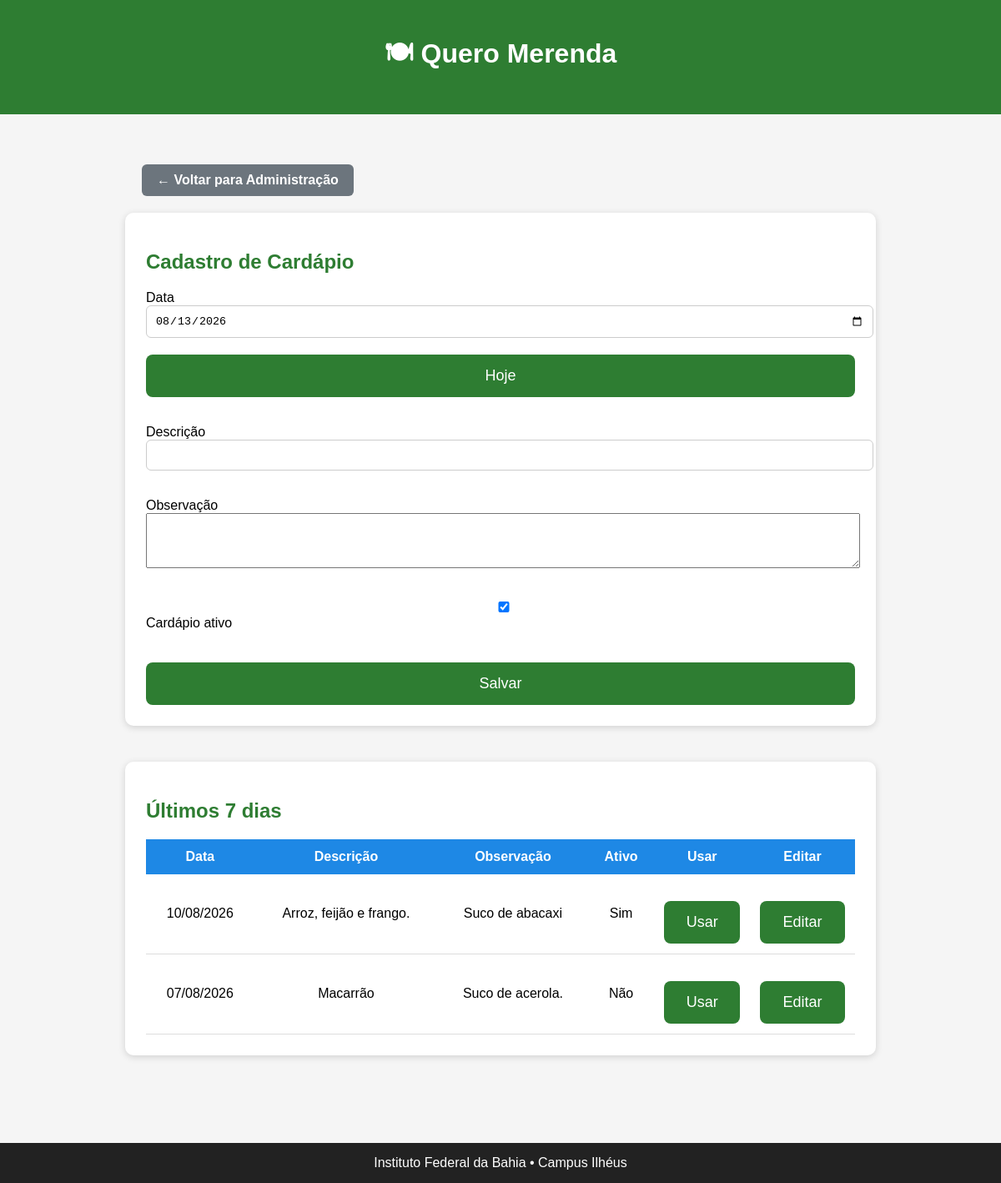
The page /cardapio/ (signed in) on the database its author committed.
### merenda/models.py (models this page shows, shortened)
class Cardapio(models.Model):
    data = models.DateField()
    descricao = models.CharField(
        max_length=200
    )
    observacao = models.TextField(
        blank=True
    )
    ativo = models.BooleanField(
        default=True
    )

### merenda/views.py (the view, shortened to what this page needs)
@login_required
def cardapio(request):
    hoje = date.today()
    ultimos_cardapios = Cardapio.objects.filter(
        data__gte=hoje - timedelta(days=6)
    ).order_by("-data")
    contexto = {
        "hoje": hoje,
        "ultimos_cardapios": ultimos_cardapios
    }
    return render(
        request,
        "merenda/cardapio.html",
        contexto
    )

### merenda/templates/merenda/cardapio.html (shortened to what this page needs)
{% extends "merenda/base.html" %}
{% block conteudo %}
<a
    href="{% url 'administracao' %}"
    class="botao-voltar"
>
    ← Voltar para Administração
</a>
<div class="card">
    <h2>Cadastro de Cardápio</h2>
    <form method="POST">
        <div>
            <label>Data</label>
            <input
                type="date"
                id="data"
                name="data"
                value="{{ hoje|date:'Y-m-d' }}"
            >
            <button
                type="button"
                id="btn-hoje"
            >
                Hoje
            </button>
        </div>
        <br>
        <div>
            <label>Descrição</label>
            <input
                type="text"
                id="descricao"
                name="descricao"
                style="width:100%;"
                required
            >
        </div>
        <br>
        <div>
            <label>Observação</label>
            <textarea
                id="observacao"
                name="observacao"
                rows="4"
                style="width:100%;"
            ></textarea>
        </div>
        <br>
        <div>
            <label>
                <input
                    type="checkbox"
                    id="ativo"
                    name="ativo"
                    checked
                >
                Cardápio ativo
            </label>
        </div>
        <br>
        <button type="submit">
            Salvar
        </button>
    </form>
</div>
<br>
<div class="card">
    <h2>Últimos 7 dias</h2>
    <table>
        <thead>
            <tr>
                <th>Data</th>
                <th>Descrição</th>
                <th>Observação</th>
                <th>Ativo</th>
                <th>Usar</th>
                <th>Editar</th>
            </tr>
        </thead>
        <tbody>
        {% for cardapio in ultimos_cardapios %}
            <tr>
                <td>{{ cardapio.data|date:"d/m/Y" }}</td>
                <td>{{ cardapio.descricao }}</td>
                <td>{{ cardapio.observacao }}</td>
                <td>
                    {% if cardapio.ativo %}
                        Sim
                    {% else %}
                        Não
                    {% endif %}
                </td>
                <td>
                    <button
                        type="button"
                        class="btn-usar"
                        data-descricao="{{ cardapio.descricao }}"
                        data-observacao="{{ cardapio.observacao }}"
                        data-ativo="{{ cardapio.ativo|yesno:'true,false' }}"
                    >
                        Usar
                    </button>
                </td>
                <td>
                    <button
                        type="button"
                        class="btn-editar"
                        data-id="{{ cardapio.id }}"
                        data-data="{{ cardapio.data|date:'Y-m-d' }}"
                        data-descricao="{{ cardapio.descricao }}"
                        data-observacao="{{ cardapio.observacao }}"
                        data-ativo="{{ cardapio.ativo|yesno:'true,false' }}"
                    >
                        Editar
                    </button>
                </td>
            </tr>
        {% empty %}
            <tr>
                <td colspan="6">
                    Nenhum cardápio cadastrado.
                </td>
            </tr>
        {% endfor %}
        </tbody>
    </table>
</div>
{% endblock %}

### merenda/templates/merenda/base.html (shortened to what this page needs)
{% load static %}
<!DOCTYPE html>
<html lang="pt-br">
<head>
    <link rel="stylesheet" href="{% static 'css/estilo.css' %}">
</head>
<body>
<header>
    <h1>🍽 Quero Merenda</h1>
</header>
<main>
    {% block conteudo %}
    {% endblock %}
</main>
<footer>
    Instituto Federal da Bahia • Campus Ilhéus
</footer>
</body>
</html>

### merenda/static/css/estilo.css (style rules this page uses)
body { margin:0; background:#f5f5f5; font-family:Arial, Helvetica, sans-serif; }
header { background:#2E7D32; color:white; padding:20px; text-align:center; }
main { width:900px; margin:auto; padding:40px; }
.card { background:white; padding:25px; margin-bottom:25px; border-radius:10px; box-shadow:0px 2px 8px rgba(0,0,0,.15); }
h2 { color:#2E7D32; }
label { display:block; margin-top:15px; }
input { width:100%; padding:10px; border:1px solid #ccc; border-radius:6px; }
button { margin-top:20px; width:100%; padding:15px; background:#2E7D32; color:white; font-size:18px; border:none; border-radius:8px; cursor:pointer; }
footer { background:#222; color:white; text-align:center; padding:15px; margin-top:40px; }
table { width:100%; border-collapse:collapse; margin-top:20px; }
th { background:#1E88E5; color:white; padding:12px; }
td { padding:12px; border-bottom:1px solid #ddd; text-align:center; }
.botao-voltar { display: inline-block; margin: 20px; padding: 10px 18px; background-color: #6c757d; color: white; text-decoration: none; border-radius: 6px; font-weight: bold; transition: background-color 0.2s ease; }
.botao-voltar { display: inline-block; margin: 20px; padding: 10px 18px; background-color: #6c757d; color: #ffffff; text-decoration: none; border-radius: 6px; font-weight: bold; transition: background-color 0.2s ease; }

### rows shown on the page
Cardapio: data "10/08/2026", descricao "Arroz, feijão e frango.", observacao "Suco de abacaxi", ativo "Sim"
Cardapio: data "07/08/2026", descricao "Macarrão", observacao "Suco de acerola.", ativo "Não"
